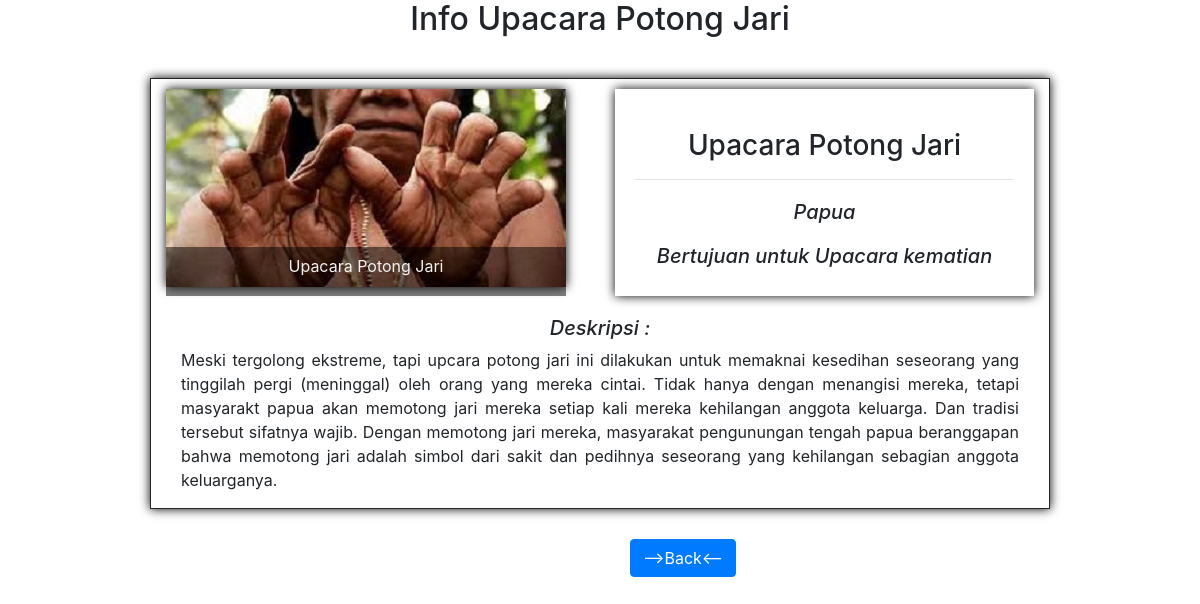
The page /php/profil.php?Id=2 on the database its author committed.
### tables this page shows
CREATE TABLE `budaya_indonesia` (
  `Id` int(11) NOT NULL,
  `Nama` varchar(32) NOT NULL,
  `Berasal` varchar(32) NOT NULL,
  `Tujuan` varchar(32) NOT NULL,
  `Deskripsi` varchar(1024) NOT NULL,
  `Gambar` varchar(32) NOT NULL
);

### helper/functions.php (called while the page is built, shortened)
<?php
function koneksi()
{
	$scann = mysqli_connect("localhost","root","") or die("koneksi Ke DB gagal!");
    mysqli_select_db($scann,"pw_173040121") or die("Database Salah");
return $scann;
}
function query($sql)
{
	$scann = koneksi();
	$results = mysqli_query($scann,"$sql");
	$rows = [];
	while ($row = mysqli_fetch_assoc($results)) {
		$rows[]= $row;
	};
	return $rows;
}
 ?>

### php/profil.php (the view, shortened to what this page needs)
<?php
  require '..\helper\functions.php';
  $id = $_GET['Id'];
  $key = query("SELECT * FROM budaya_indonesia WHERE Id = $id")[0];
 ?>
 <!DOCTYPE html>
 <html>
 <head>
 	<link href="..\assets\css\bootstrap.min.css" rel="stylesheet">
 </head>
 <body>
  <H2 class="text-center">Info <?php echo $key["Nama"]; ?></H2>
  <div class="container">
    <div class="row">
      <div class="col-lg-6" id="container">
        <img style="width:400px;height:198px; "src="..\assets\img\<?php echo $key["Gambar"]; ?>" >
        <div class="content">
          <p class="text-center"><?php echo $key["Nama"] ?></p>
        </div>
      </div>
      <div class="col-lg-6" >
        <div class="card-body" style="box-shadow: 0 0  10px black; margin-top: 10px;">
        <h3 class="text-center card-title"><?php echo $key["Nama"] ?></h3><hr>
          <h5 class="card-title text-center"><?php echo $key["Berasal"]; ?></h5>
           <h5 class="text-center">Bertujuan untuk <?php echo $key["Tujuan"]; ?></h5>
        </div>
      </div>
    </div>
    <div class="col-lg-12 text-justify">
      <h5 class="text-center">Deskripsi :</h5>
      <p><?php echo $key["Deskripsi"]; ?></p>
    </div>
 </div>
 <a href="..\index.php"><button type="button" class="btn btn-primary">-->Back<--</button></a>
 </body>
 </html>

### php/profil.php (style rules this page uses)
a { margin-left: 630px; }
#container { position: relative; max-width: 900px; margin-top:10px; }
.container .content { position: absolute; bottom:0px; background: rgba(0, 0, 0, 0.5); color: #f1f1f1; width: 400px; padding: 2px; }
.content p { margin-top: 5px; }
.container { margin-top: 40px; border: 1px solid black; width: 900px; height: auto; background-color: white; border: 1px solid white; border:1px solid ; box-shadow: 0 0 10px black; margin-bottom: 30px; }
img { width: auto; box-shadow: 0 0 10px black; }
h5 { font-style: italic; margin-top: 20px; }
h3 { margin-top: 20px; }

### rows shown on the page
budaya_indonesia: Nama "Upacara Potong Jari", Gambar (picture), Berasal "Papua", Tujuan "Upacara kematian", Deskripsi "Meski tergolong ekstreme, tapi upcara potong jari ini dilakukan untuk memaknai kesedihan seseorang yang tinggilah pergi (meninggal) oleh orang yang mereka cintai. Tidak hanya dengan menangisi mereka, tetapi masyarakt papua akan memotong jari mereka setiap kali mereka kehilangan anggota keluarga. Dan tradisi tersebut sifatnya wajib. Dengan memotong jari mereka, masyarakat pengunungan tengah papua beranggapan bahwa memotong jari adalah simbol dari sakit dan pedihnya seseorang yang kehilangan sebagian anggota keluarganya."
